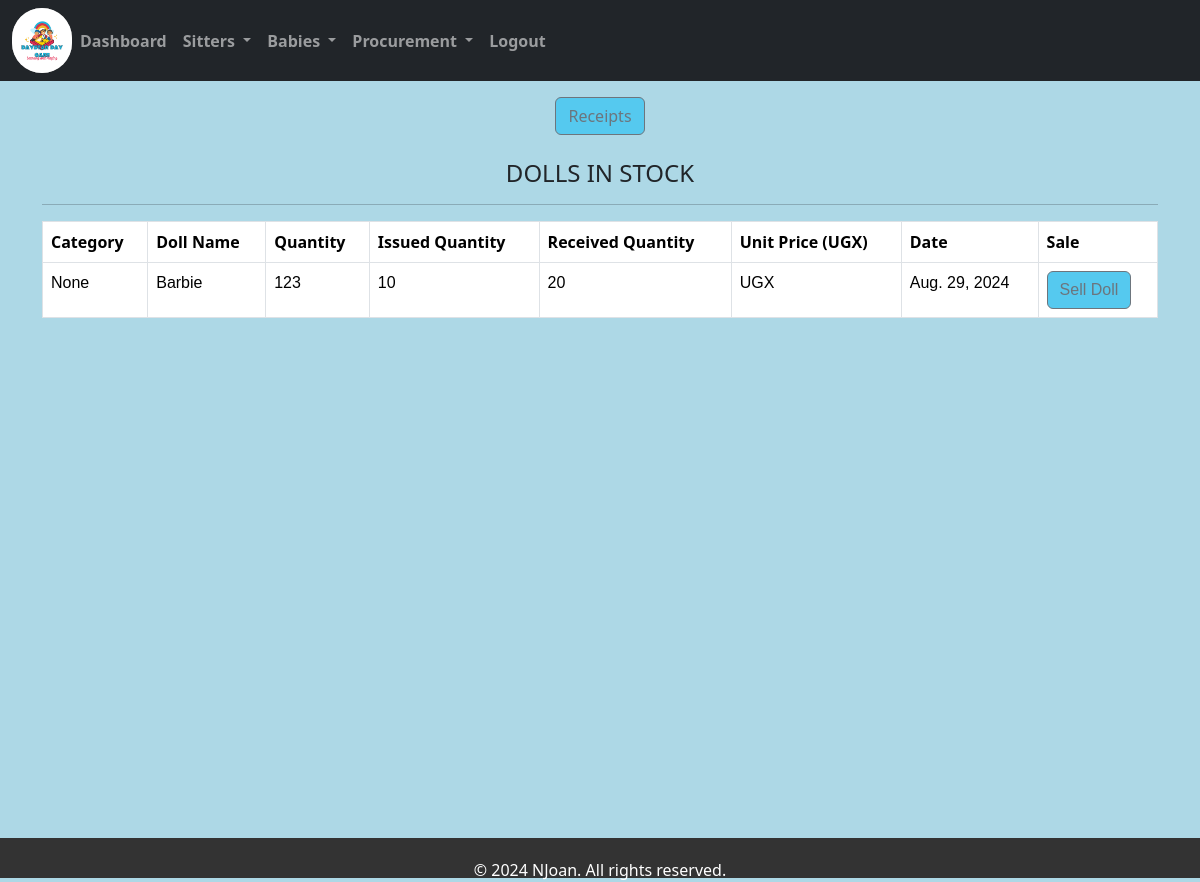
The app's page /doll/, older data.
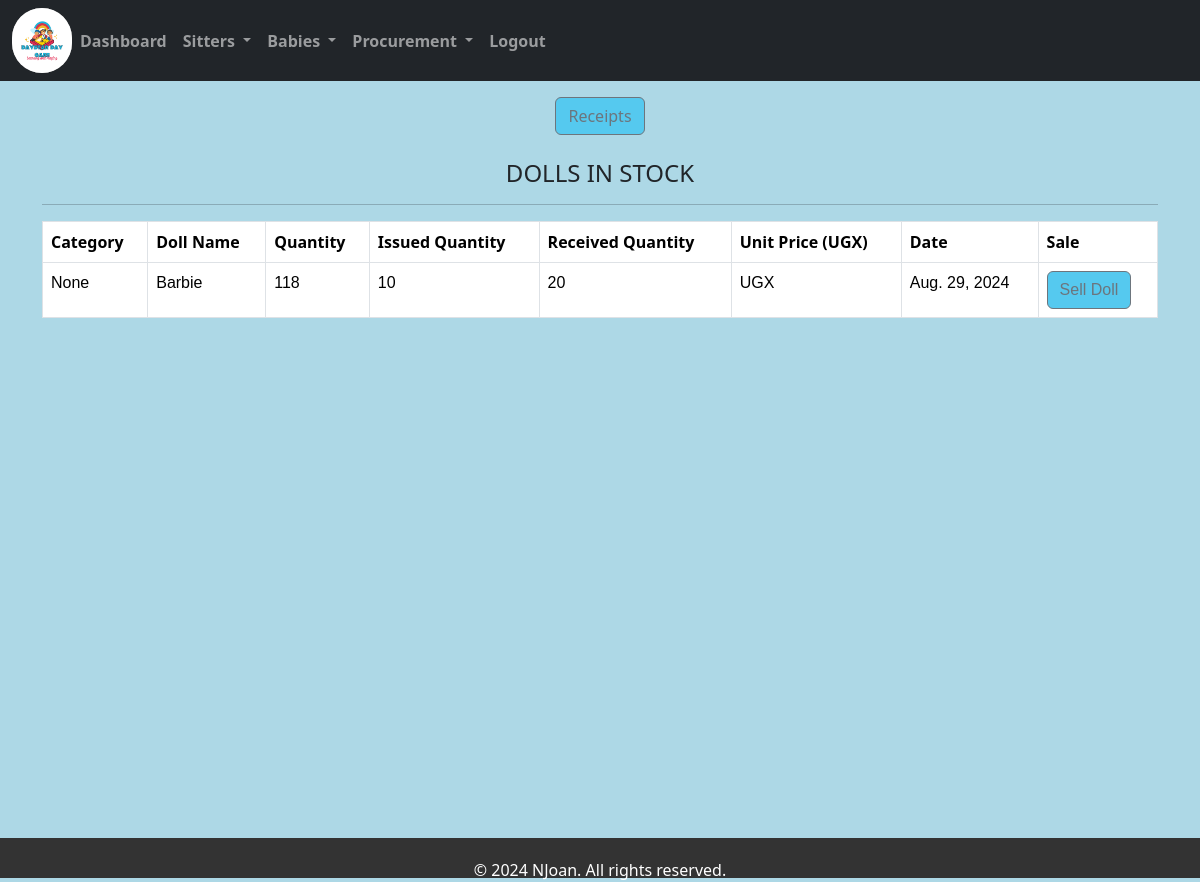
The same page, newer data.
### home/models.py (models this page shows, shortened)
class Doll(models.Model):
    category_doll = models.ForeignKey(Category_doll, on_delete=models.CASCADE, null=True, blank=True)
    name_of_the_doll = models.CharField(max_length=200, null=True, blank=True)
    quantity = models.IntegerField(default=0)
    issued_quantity = models.IntegerField(default=0, blank=True, null=True)
    received_quantity = models.IntegerField(default=0, null=True, blank=True)
    Unit_price = models.IntegerField(default=0, null=True, blank=True)
    date = models.DateField(default=timezone.now)

### home/views.py (the view)
# urls.py: path('doll/',views.doll,name='doll'),#doll
def doll(request):
    dolls=Doll.objects.all()
    return render(request,'doll.html',{'dolls':dolls})

### home/templates/doll.html (shortened to what this page needs)
{% extends 'base.html' %}
{% load static %}
{% block content %}
<div class="container mt-3">
    <div class="row">
        <div class="col text-center">
            <a href="{% url 'receipt' %}" class="hover_button">
                <input type="submit" value="Receipts" class="btn btn-outline-secondary" style="background-color: rgb(85, 201, 239);"/>
            </a>
        </div>
    </div>
    <div class="row mt-4">
        <div class="col text-center">
            <h4>DOLLS IN STOCK</h4>
            <hr>
        </div>
    </div>
    <div class="table-responsive">
        <table class="table table-bordered">
            <thead class="thead-dark table-bordered">
                <tr>
                    <th scope="col">Category</th>
                    <th scope="col">Doll Name</th>
                    <th scope="col">Quantity</th>
                    <th scope="col">Issued Quantity</th>
                    <th scope="col">Received Quantity</th>
                    <th scope="col">Unit Price (UGX)</th>
                    <th scope="col">Date</th>
                    <th scope="col">Sale</th>
                </tr>
            </thead>
            <tbody>
                {% for doll in dolls %}
                <tr style="font-family: sans-serif;">
                    <td>{{ doll.category_doll }}</td>
                    <td>{{ doll.name_of_the_doll }}</td>
                    <td>{{ doll.quantity }}</td>
                    <td>{{ doll.issued_quantity }}</td>
                    <td>{{ doll.received_quantity }}</td>
                    <td>UGX {{ doll.unit_price }}</td>
                    <td>{{ doll.date }}</td>
                    <td>
                        <a href="{% url 'dollscorner' dolls_id=doll.id %}" class="btn btn-outline-secondary" style="background-color: rgb(85, 201, 239);">
                            Sell Doll
                        </a>
                    </td>
                </tr>
                {% endfor %}
            </tbody>
        </table>
    </div>
</div>
<br><br><br><br><br><br><br><br><br><br><br><br><br><br><br><br><br><br><br><br><br>
{% endblock %}

Row changes from the older to the newer data that the page shows:
changed Doll "None": quantity "123" → "118"
